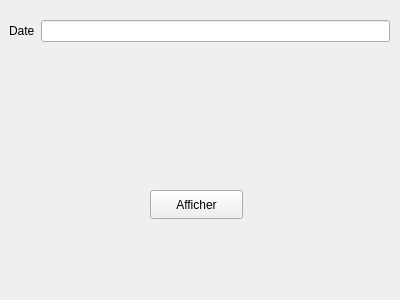
<?xml version="1.0" encoding="UTF-8"?>
<ui version="4.0">
 <class>ChercherD</class>
 <widget class="QWidget" name="ChercherD">
  <property name="geometry">
   <rect>
    <x>0</x>
    <y>0</y>
    <width>400</width>
    <height>300</height>
   </rect>
  </property>
  <property name="windowTitle">
   <string>Form</string>
  </property>
  <widget class="QWidget" name="formLayoutWidget">
   <property name="geometry">
    <rect>
     <x>9</x>
     <y>20</y>
     <width>381</width>
     <height>80</height>
    </rect>
   </property>
   <layout class="QFormLayout" name="formLayout">
    <item row="0" column="0">
     <widget class="QLabel" name="label">
      <property name="text">
       <string>Date</string>
      </property>
     </widget>
    </item>
    <item row="0" column="1">
     <widget class="QLineEdit" name="lineEdit"/>
    </item>
   </layout>
  </widget>
  <widget class="QPushButton" name="pushButton">
   <property name="geometry">
    <rect>
     <x>150</x>
     <y>190</y>
     <width>93</width>
     <height>29</height>
    </rect>
   </property>
   <property name="text">
    <string>Afficher</string>
   </property>
  </widget>
 </widget>
 <resources/>
 <connections/>
</ui>
